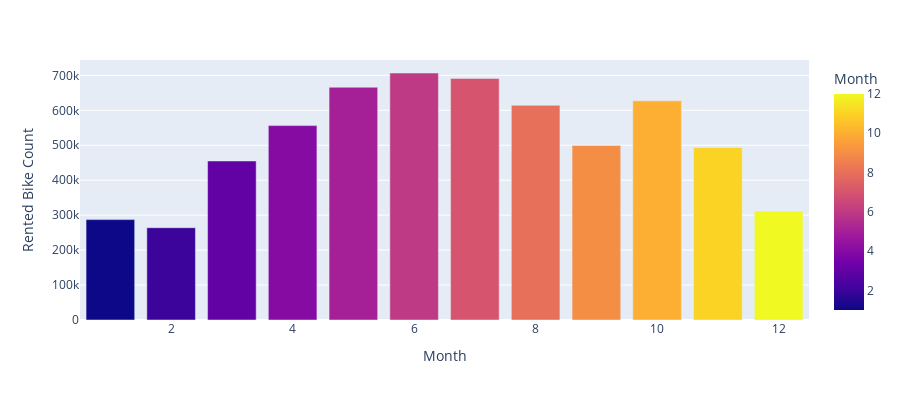

The notebook cell this image was saved under:
### Markdown cell above
## Cout no of rented bike monthly wise

### Code cell
Month = df.groupby("Month")['Rented Bike Count'].sum().reset_index()
 
fig = px.bar(Month, x='Month', y='Rented Bike Count',color = 'Month',
              height=400)
fig.show()

### Figure 1 — Plotly figure (JSON) as saved in the notebook; plotly's stock layout.template omitted (floating-point values rounded to 4 significant figures)
{"data": [{"textposition": "auto", "hovertemplate": "Month=%{marker.color}<br>Rented Bike Count=%{y}<extra></extra>", "showlegend": false, "legendgroup": "", "name": "", "yaxis": "y", "y": [287244, 264112, 455037, 556219, 665948, 706728, 691339, 614190, 499326, 626988, 493412, 311771], "offsetgroup": "", "xaxis": "x", "marker": {"color": [1, 2, 3, 4, 5, 6, 7, 8, 9, 10, 11, 12], "pattern": {"shape": ""}, "coloraxis": "coloraxis"}, "x": [1, 2, 3, 4, 5, 6, 7, 8, 9, 10, 11, 12], "alignmentgroup": "True", "type": "bar", "orientation": "v"}], "layout": {"yaxis": {"domain": [0, 1], "anchor": "x", "title": {"text": "Rented Bike Count"}}, "height": 400, "barmode": "relative", "xaxis": {"domain": [0, 1], "anchor": "y", "title": {"text": "Month"}}, "margin": {"t": 60}, "legend": {"tracegroupgap": 0}, "coloraxis": {"colorbar": {"title": {"text": "Month"}}, "colorscale": [[0, "#0d0887"], [0.1111, "#46039f"], [0.2222, "#7201a8"], [0.3333, "#9c179e"], [0.4444, "#bd3786"], [0.5556, "#d8576b"], [0.6667, "#ed7953"], [0.7778, "#fb9f3a"], [0.8889, "#fdca26"], [1, "#f0f921"]]}}}
